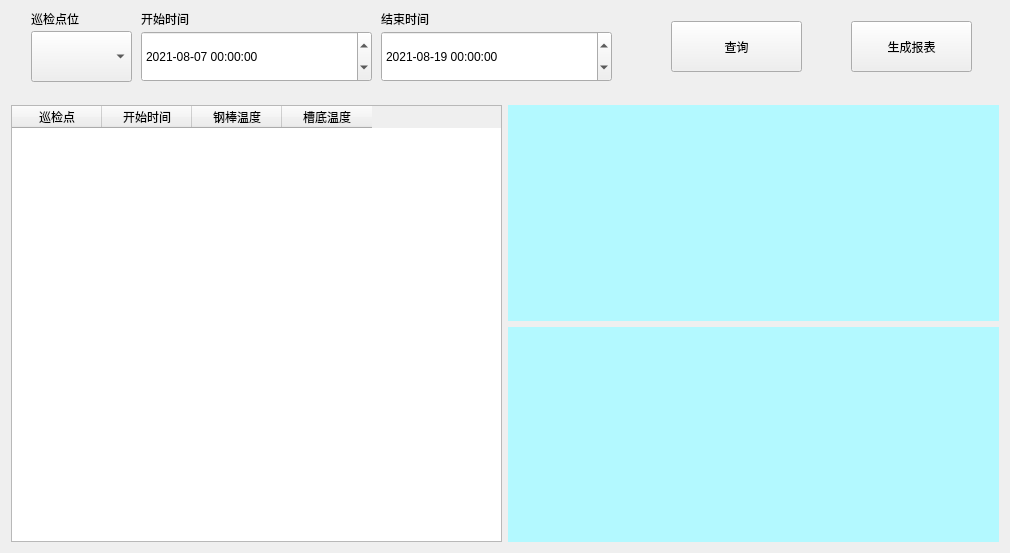
<?xml version="1.0" encoding="UTF-8"?>
<ui version="4.0">
 <class>dataPoint</class>
 <widget class="QWidget" name="dataPoint">
  <property name="geometry">
   <rect>
    <x>0</x>
    <y>0</y>
    <width>1010</width>
    <height>553</height>
   </rect>
  </property>
  <property name="windowTitle">
   <string>Form</string>
  </property>
  <layout class="QVBoxLayout" name="verticalLayout_2">
   <item>
    <widget class="QWidget" name="widget_2" native="true">
     <property name="minimumSize">
      <size>
       <width>0</width>
       <height>85</height>
      </size>
     </property>
     <property name="maximumSize">
      <size>
       <width>16777215</width>
       <height>88</height>
      </size>
     </property>
     <widget class="QLabel" name="label_3">
      <property name="geometry">
       <rect>
        <x>370</x>
        <y>0</y>
        <width>72</width>
        <height>15</height>
       </rect>
      </property>
      <property name="text">
       <string>结束时间</string>
      </property>
     </widget>
     <widget class="QPushButton" name="pushButton">
      <property name="geometry">
       <rect>
        <x>660</x>
        <y>10</y>
        <width>131</width>
        <height>51</height>
       </rect>
      </property>
      <property name="styleSheet">
       <string notr="true">font: 16pt &quot;微软雅黑&quot;;</string>
      </property>
      <property name="text">
       <string>查询</string>
      </property>
     </widget>
     <widget class="QDateTimeEdit" name="dateTimeEdit_2">
      <property name="geometry">
       <rect>
        <x>370</x>
        <y>20</y>
        <width>231</width>
        <height>51</height>
       </rect>
      </property>
      <property name="styleSheet">
       <string notr="true">font: 12pt &quot;微软雅黑&quot;;</string>
      </property>
      <property name="date">
       <date>
        <year>2021</year>
        <month>8</month>
        <day>19</day>
       </date>
      </property>
      <property name="displayFormat">
       <string>yyyy-MM-dd HH:mm:ss</string>
      </property>
     </widget>
     <widget class="QPushButton" name="pushButton_2">
      <property name="geometry">
       <rect>
        <x>840</x>
        <y>10</y>
        <width>121</width>
        <height>51</height>
       </rect>
      </property>
      <property name="styleSheet">
       <string notr="true">font: 14pt &quot;微软雅黑&quot;;</string>
      </property>
      <property name="text">
       <string>生成报表</string>
      </property>
     </widget>
     <widget class="QDateTimeEdit" name="dateTimeEdit">
      <property name="geometry">
       <rect>
        <x>130</x>
        <y>20</y>
        <width>231</width>
        <height>51</height>
       </rect>
      </property>
      <property name="styleSheet">
       <string notr="true">font: 12pt &quot;微软雅黑&quot;;</string>
      </property>
      <property name="date">
       <date>
        <year>2021</year>
        <month>8</month>
        <day>7</day>
       </date>
      </property>
      <property name="displayFormat">
       <string>yyyy-MM-dd HH:mm:ss</string>
      </property>
     </widget>
     <widget class="QLabel" name="label">
      <property name="geometry">
       <rect>
        <x>20</x>
        <y>0</y>
        <width>72</width>
        <height>15</height>
       </rect>
      </property>
      <property name="text">
       <string>巡检点位</string>
      </property>
     </widget>
     <widget class="QLabel" name="label_2">
      <property name="geometry">
       <rect>
        <x>130</x>
        <y>0</y>
        <width>72</width>
        <height>15</height>
       </rect>
      </property>
      <property name="text">
       <string>开始时间</string>
      </property>
     </widget>
     <widget class="QComboBox" name="comboBox">
      <property name="geometry">
       <rect>
        <x>20</x>
        <y>20</y>
        <width>101</width>
        <height>51</height>
       </rect>
      </property>
     </widget>
    </widget>
   </item>
   <item>
    <layout class="QHBoxLayout" name="horizontalLayout">
     <item>
      <widget class="QTableWidget" name="tableWidget">
       <property name="sizePolicy">
        <sizepolicy hsizetype="Preferred" vsizetype="Preferred">
         <horstretch>0</horstretch>
         <verstretch>0</verstretch>
        </sizepolicy>
       </property>
       <property name="minimumSize">
        <size>
         <width>370</width>
         <height>0</height>
        </size>
       </property>
       <attribute name="horizontalHeaderDefaultSectionSize">
        <number>90</number>
       </attribute>
       <column>
        <property name="text">
         <string>巡检点</string>
        </property>
       </column>
       <column>
        <property name="text">
         <string>开始时间</string>
        </property>
       </column>
       <column>
        <property name="text">
         <string>钢棒温度</string>
        </property>
       </column>
       <column>
        <property name="text">
         <string>槽底温度</string>
        </property>
       </column>
      </widget>
     </item>
     <item>
      <layout class="QVBoxLayout" name="verticalLayout">
       <item>
        <widget class="QWidget" name="widget" native="true">
         <property name="sizePolicy">
          <sizepolicy hsizetype="Preferred" vsizetype="Preferred">
           <horstretch>0</horstretch>
           <verstretch>0</verstretch>
          </sizepolicy>
         </property>
         <property name="styleSheet">
          <string notr="true">background-color: rgb(179, 249, 255);</string>
         </property>
        </widget>
       </item>
       <item>
        <widget class="QWidget" name="widget_3" native="true">
         <property name="sizePolicy">
          <sizepolicy hsizetype="Preferred" vsizetype="Preferred">
           <horstretch>0</horstretch>
           <verstretch>0</verstretch>
          </sizepolicy>
         </property>
         <property name="styleSheet">
          <string notr="true">background-color: rgb(179, 249, 255);</string>
         </property>
        </widget>
       </item>
      </layout>
     </item>
    </layout>
   </item>
  </layout>
 </widget>
 <resources/>
 <connections/>
</ui>
